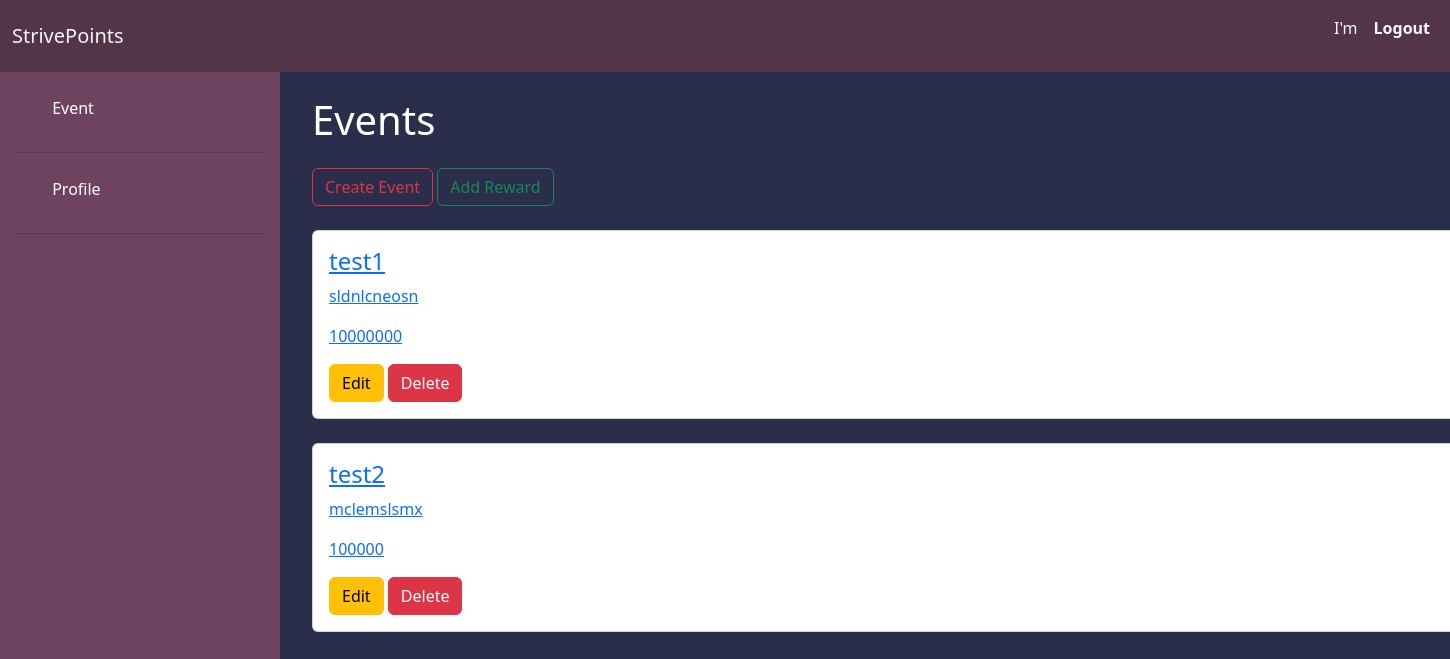
/russian/events/, run on the app's committed database.
### russian/models.py (models this page shows)
class Event(models.Model):
    name = models.CharField(max_length=100)
    description = models.TextField(blank=True, null=True)
    point_reward = models.IntegerField(default=0)
    admin = models.ForeignKey(User, on_delete=models.CASCADE)
    reward = models.ManyToManyField("russian.Reward")

### russian/views.py (the view)
# urls.py: path("events/", views.EventListView.as_view(), name="event"),
class EventListView(View):
    def get(self, request):
        event = Event.objects.all()
        return render(request, 'event-list.html', {'event': event})

### russian/templates/event-list.html (shortened to what this page needs)
{% extends 'layout.html' %}
{% block side_nav %}{% include 'side_nav.html' %}{% endblock %}
{% block content %}
<h1 class="mb-4">Events</h1>
<div class="create-event">
    <a class="btn btn-outline-danger" href="{% url 'add-event' %}">Create Event</a>
    <a class="btn btn-outline-success" href="{% url 'add-reward' %}">Add Reward</a>
</div>
<br>
{% for i in event %}
<a href="{% url 'challenge' i.id %}">
    <div class="card">
        <div class="card-body">
            <h4>{{i.name}}</h4>
            <p>{{i.description}}</p>
            <p>{{i.point_reward}}</p>
            <div>
                <a class="btn btn-warning" href="{% url 'edit-event' i.id %}">Edit</a>
                <a class="btn btn-danger" href="{% url 'delete-event' i.id %}">Delete</a>
            </div>
        </div>
    </div>
</a>
<br>
{% empty %}
<div class="card">
    <div class="card-body">
        Don't have events in this time!
    </div>
</div>
{% endfor %}
{% endblock %}

### russian/templates/event-list.html (style rules this page uses)
.mb-4 { color: white; }

### data on the page
Event: name "test1", description "sldnlcneosn", point_reward "10000000"
Event: name "test2", description "mclemslsmx", point_reward "100000"
